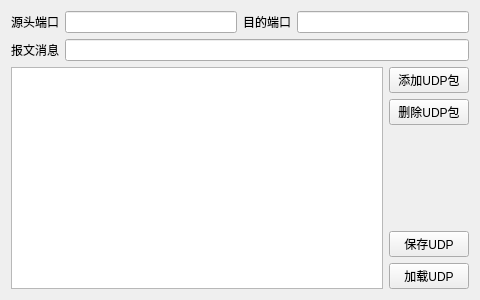
<?xml version="1.0" encoding="UTF-8"?>
<ui version="4.0">
 <class>Widget</class>
 <widget class="QWidget" name="Widget">
  <property name="geometry">
   <rect>
    <x>0</x>
    <y>0</y>
    <width>480</width>
    <height>300</height>
   </rect>
  </property>
  <property name="windowTitle">
   <string>Widget</string>
  </property>
  <layout class="QVBoxLayout" name="verticalLayout_2">
   <item>
    <layout class="QHBoxLayout" name="horizontalLayout">
     <item>
      <widget class="QLabel" name="label">
       <property name="text">
        <string>源头端口</string>
       </property>
      </widget>
     </item>
     <item>
      <widget class="QLineEdit" name="lineEditSrcPort"/>
     </item>
     <item>
      <widget class="QLabel" name="label_2">
       <property name="text">
        <string>目的端口</string>
       </property>
      </widget>
     </item>
     <item>
      <widget class="QLineEdit" name="lineEditDstPort"/>
     </item>
    </layout>
   </item>
   <item>
    <layout class="QHBoxLayout" name="horizontalLayout_2">
     <item>
      <widget class="QLabel" name="label_3">
       <property name="text">
        <string>报文消息</string>
       </property>
      </widget>
     </item>
     <item>
      <widget class="QLineEdit" name="lineEditMsg"/>
     </item>
    </layout>
   </item>
   <item>
    <layout class="QHBoxLayout" name="horizontalLayout_3">
     <item>
      <widget class="QListWidget" name="listWidget"/>
     </item>
     <item>
      <layout class="QVBoxLayout" name="verticalLayout">
       <item>
        <widget class="QPushButton" name="btnAddUDP">
         <property name="text">
          <string>添加UDP包</string>
         </property>
        </widget>
       </item>
       <item>
        <widget class="QPushButton" name="btnDelUDP">
         <property name="text">
          <string>删除UDP包</string>
         </property>
        </widget>
       </item>
       <item>
        <spacer name="verticalSpacer">
         <property name="orientation">
          <enum>Qt::Orientation::Vertical</enum>
         </property>
         <property name="sizeHint" stdset="0">
          <size>
           <width>20</width>
           <height>40</height>
          </size>
         </property>
        </spacer>
       </item>
       <item>
        <widget class="QPushButton" name="btnSave">
         <property name="text">
          <string>保存UDP</string>
         </property>
        </widget>
       </item>
       <item>
        <widget class="QPushButton" name="btnLoad">
         <property name="text">
          <string>加载UDP</string>
         </property>
        </widget>
       </item>
      </layout>
     </item>
    </layout>
   </item>
  </layout>
 </widget>
 <resources/>
 <connections/>
</ui>
